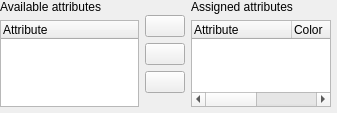
                <widget class="QWidget" name="scrollAreaWidgetContents">
                 <property name="geometry">
                  <rect>
                   <x>0</x>
                   <y>0</y>
                   <width>337</width>
                   <height>113</height>
                  </rect>
                 </property>
                 <layout class="QHBoxLayout" name="horizontalLayout_6">
                  <property name="leftMargin">
                   <number>0</number>
                  </property>
                  <property name="topMargin">
                   <number>0</number>
                  </property>
                  <property name="rightMargin">
                   <number>6</number>
                  </property>
                  <property name="bottomMargin">
                   <number>6</number>
                  </property>
                  <item>
                   <layout class="QVBoxLayout" name="availAttributesLayout">
                    <item>
                     <widget class="QLabel" name="label">
                      <property name="text">
                       <string>Available attributes</string>
                      </property>
                     </widget>
                    </item>
                    <item>
                     <widget class="QTreeWidget" name="mAttributesTreeWidget">
                      <property name="selectionMode">
                       <enum>QAbstractItemView::ExtendedSelection</enum>
                      </property>
                      <property name="indentation">
                       <number>0</number>
                      </property>
                      <property name="rootIsDecorated">
                       <bool>false</bool>
                      </property>
                      <property name="itemsExpandable">
                       <bool>false</bool>
                      </property>
                      <property name="expandsOnDoubleClick">
                       <bool>false</bool>
                      </property>
                      <property name="columnCount">
                       <number>1</number>
                      </property>
                      <column>
                       <property name="text">
                        <string notr="true">Attribute</string>
                       </property>
                      </column>
                     </widget>
                    </item>
                   </layout>
                  </item>
                  <item>
                   <layout class="QVBoxLayout" name="attributeButtonLayout">
                    <item>
                     <spacer name="verticalSpacer">
                      <property name="orientation">
                       <enum>Qt::Vertical</enum>
                      </property>
                      <property name="sizeHint" stdset="0">
                       <size>
                        <width>20</width>
                        <height>0</height>
                       </size>
                      </property>
                     </spacer>
                    </item>
                    <item>
                     <widget class="QPushButton" name="mAddAttributeExpression">
                      <property name="enabled">
                       <bool>true</bool>
                      </property>
                      <property name="toolTip">
                       <string>Add expression</string>
                      </property>
                      <property name="icon">
                       <iconset resource="../../images/images.qrc">
                        <normaloff>:/images/themes/default/mIconExpressionEditorOpen.svg</normaloff>:/images/themes/default/mIconExpressionEditorOpen.svg</iconset>
                      </property>
                      <property name="iconSize">
                       <size>
                        <width>24</width>
                        <height>16</height>
                       </size>
                      </property>
                     </widget>
                    </item>
                    <item>
                     <widget class="QPushButton" name="mAddCategoryPushButton">
                      <property name="sizePolicy">
                       <sizepolicy hsizetype="Minimum" vsizetype="Fixed">
                        <horstretch>0</horstretch>
                        <verstretch>0</verstretch>
                       </sizepolicy>
                      </property>
                      <property name="text">
                       <string/>
                      </property>
                      <property name="icon">
                       <iconset resource="../../images/images.qrc">
                        <normaloff>:/images/themes/default/symbologyAdd.svg</normaloff>:/images/themes/default/symbologyAdd.svg</iconset>
                      </property>
                     </widget>
                    </item>
                    <item>
                     <widget class="QPushButton" name="mRemoveCategoryPushButton">
                      <property name="sizePolicy">
                       <sizepolicy hsizetype="Minimum" vsizetype="Fixed">
                        <horstretch>0</horstretch>
                        <verstretch>0</verstretch>
                       </sizepolicy>
                      </property>
                      <property name="text">
                       <string/>
                      </property>
                      <property name="icon">
                       <iconset resource="../../images/images.qrc">
                        <normaloff>:/images/themes/default/symbologyRemove.svg</normaloff>:/images/themes/default/symbologyRemove.svg</iconset>
                      </property>
                     </widget>
                    </item>
                    <item>
                     <spacer name="verticalSpacer_5">
                      <property name="orientation">
                       <enum>Qt::Vertical</enum>
                      </property>
                      <property name="sizeHint" stdset="0">
                       <size>
                        <width>20</width>
                        <height>0</height>
                       </size>
                      </property>
                     </spacer>
                    </item>
                   </layout>
                  </item>
                  <item>
                   <layout class="QVBoxLayout" name="assignedAttributesLayout">
                    <item>
                     <widget class="QLabel" name="Assigened">
                      <property name="text">
                       <string>Assigned attributes</string>
                      </property>
                     </widget>
                    </item>
                    <item>
                     <widget class="QTreeWidget" name="mDiagramAttributesTreeWidget">
                      <property name="toolTip">
                       <string>Drag and drop to reorder</string>
                      </property>
                      <property name="dragEnabled">
                       <bool>true</bool>
                      </property>
                      <property name="dragDropMode">
                       <enum>QAbstractItemView::InternalMove</enum>
                      </property>
                      <property name="defaultDropAction">
                       <enum>Qt::TargetMoveAction</enum>
                      </property>
                      <property name="selectionMode">
                       <enum>QAbstractItemView::ExtendedSelection</enum>
                      </property>
                      <property name="indentation">
                       <number>0</number>
                      </property>
                      <property name="rootIsDecorated">
                       <bool>false</bool>
                      </property>
                      <property name="itemsExpandable">
                       <bool>false</bool>
                      </property>
                      <property name="columnCount">
                       <number>3</number>
                      </property>
                      <column>
                       <property name="text">
                        <string>Attribute</string>
                       </property>
                      </column>
                      <column>
                       <property name="text">
                        <string>Color</string>
                       </property>
                      </column>
                      <column>
                       <property name="text">
                        <string>Legend</string>
                       </property>
                      </column>
                     </widget>
                    </item>
                   </layout>
                  </item>
                 </layout>
                </widget>
